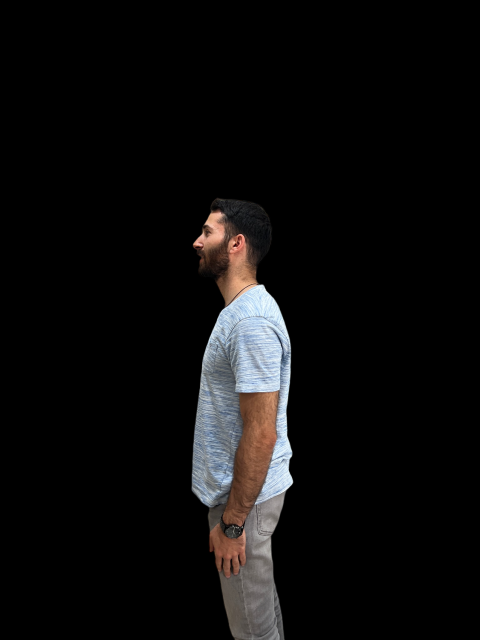
#> input picture data_manipulation/data_before_left_no_bg/IMG_0337-PhotoRoom.png-PhotoRoom.png, 959 x 1280 px (shown at 1/2 size); its folder holds only this picture in this run
$ python demo.py
#> lines starting #> are read from the running program, lines starting #| are printed output that depends on the picture
import os
import cv2
import numpy as np
from itertools import combinations
import imgaug.augmenters as iaa
from scipy.ndimage import gaussian_filter
from scipy.ndimage.interpolation import map_coordinates


def add_salt_pepper_noise(image, salt_prob, pepper_prob):
    """
    Add salt and pepper noise to image
    :param image: np.array of shape(height, width, channels)
    :param salt_prob: float, probability of salt noise
    :param pepper_prob: float, probability of pepper noise
    :return: np.array of shape(height, width, channels)
    """
    noisy_image = image.copy()
    total_pixels = image.size

    # Add salt noise
    num_salt = np.ceil(salt_prob * total_pixels).astype(int)
    salt_coords = [np.random.randint(0, i, int(num_salt)) for i in image.shape]
    noisy_image[salt_coords[0], salt_coords[1], salt_coords[2]] = 255

    # Add pepper noise
    num_pepper = np.ceil(pepper_prob * total_pixels).astype(int)
    pepper_coords = [np.random.randint(0, i, int(num_pepper)) for i in image.shape]
    noisy_image[pepper_coords[0], pepper_coords[1], pepper_coords[2]] = 0
    area = [1, 2, -1, -2]
    for i in area:
        try:
            noisy_image[pepper_coords[0]+i, pepper_coords[1]+i, pepper_coords[2]+i] = 0
            noisy_image[salt_coords[0]+i, salt_coords[1]+i, salt_coords[2]+i] = 1
        except:
            pass

    return noisy_image


def add_gaussian_noise(image, mean=0, std=10):
    """
    Add Gaussian noise to image
    :param image: np.array of shape(height, width, channels)
    :param mean: float, mean of the Gaussian distribution to generate noise
    :param std: float, standard deviation of the Gaussian distribution to generate noise
    :return: np.array of shape(height, width, channels)
    """
    gauss_noisy_image = image.copy()
    gaussian_noise = np.random.normal(mean, std, gauss_noisy_image.shape)
    gauss_noisy_image = gauss_noisy_image + gaussian_noise
    return gauss_noisy_image


def rotate_image(image, angle):
    """
    Rotate the image by a certain angle
    :param image: np.array of shape(height, width, channels)
    :param angle: float, rotation angle in degrees
    :return: np.array of shape(height, width, channels)
    """
    # get the image size
    height, width = image.shape[:2]

    # compute the rotation matrix
    rotation_matrix = cv2.getRotationMatrix2D((width / 2, height / 2), angle, 1)

    # perform the rotation
    rotated_image = cv2.warpAffine(image, rotation_matrix, (width, height))

    return rotated_image


# [9 lines left out: function adjust_pixel_values, not called in this run]


def apply_cutout(image, size):
    """
    Apply cutout (random erasing) augmentation to the image
    :param image: np.array of shape(height, width, channels)
    :param size: int or tuple of int, size of the cutout
    :return: np.array of shape(height, width, channels)
    """
    colors = [0, 50, 100, 150, 200, 255]  # Different grayscale intensities
    num_of_squares = 48
    num_of_iterations = num_of_squares // len(colors)
    cutout_image = image.copy()
    for i in range(len(colors)):
        color = colors[i]
        cutout = iaa.Cutout(nb_iterations=num_of_iterations, size=size, squared=True, fill_mode="constant", cval=color)
        cutout_image = cutout.augment_image(cutout_image)
    return cutout_image


# [20 lines left out: function apply_elastic_transform, not called in this run]


# specify your path
path = 'data_before_left_no_bg/'

new_path = 'data_after_left_no_bg/'

# get a list of all the image file names in the directory
image_files = os.listdir(path)

orig_images = []

# loop over each file
counter = 0

for image_file in image_files:
    # construct the full file path
    per_image_counter = 0
    file_path = os.path.join(path, image_file)

    # read the image file
    image = cv2.imread(file_path)
#> image is the input picture: shape (1280, 959, 3); mean B, G, R 12.6, 12.6, 13.3
    image = cv2.resize(image,(256,256))
#> image: shape (256, 256, 3)
    new_file_path = os.path.join(new_path, 'original_' + image_file)
    success = cv2.imwrite(new_file_path, image)
    per_image_counter +=1
    orig_images.append(image)
    # apply the image manipulations
    # apply a Gaussian blur with a 7x7 kernel
    sizes = [5,7,9,11,13,15,17,19]
    for size in sizes:
        blurred_image = cv2.GaussianBlur(image, (size, size), 0)
        new_file_path = os.path.join(new_path, f'blurred_image_{size}_{image_file}.jpg')
        success = cv2.imwrite(new_file_path, blurred_image)
        per_image_counter +=1
#> this loop made 8 passes
#> pass 1, `blurred_image = cv2.GaussianBlur(image, (size, size), 0)`:
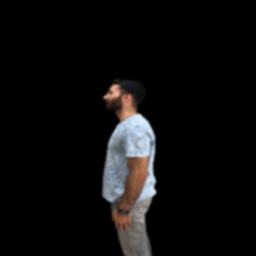
#> blurred_image: shape (256, 256, 3); mean B, G, R 12.6, 12.6, 13.3
#> after the loop, per_image_counter = 9

    # increase the contrast of the image by scaling pixel values by a factor of 1.5
    contrast_image = cv2.convertScaleAbs(image, alpha=2, beta=0)
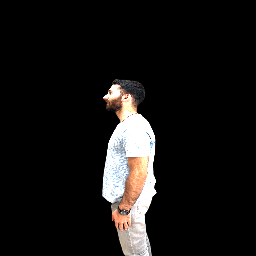
#> contrast_image: shape (256, 256, 3); mean B, G, R 19.7, 20.6, 22.1
    new_file_path = os.path.join(new_path, f'contrast_image_{image_file}.jpg')
    cv2.imwrite(new_file_path, contrast_image)
    per_image_counter +=1
#> per_image_counter = 10

    # increase the brightness of the image by adding 80 to pixel values
    bright_image = cv2.convertScaleAbs(image, alpha=1, beta=80)
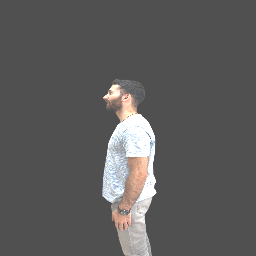
#> bright_image: shape (256, 256, 3); mean B, G, R 91.4, 91.8, 92.7
    new_file_path = os.path.join(new_path, f'bright_image_{image_file}.jpg')
    cv2.imwrite(new_file_path, bright_image)
    per_image_counter +=1
#> per_image_counter = 11

    # rotate the image by a small angle
    angles = [3,6,-3,-6,9,-9]
    for angle in angles:
        rotated_image = rotate_image(image, angle)  # 6 degrees, for example
        new_file_path = os.path.join(new_path, f'rotated_image_{angle}_{image_file}.jpg')
        cv2.imwrite(new_file_path, rotated_image)
        per_image_counter +=1
#> this loop made 6 passes
#> pass 1, in rotate_image, `rotated_image = cv2.warpAffine(image, rotation_matrix, (width, height))`:
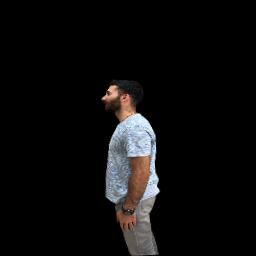
#> rotated_image: shape (256, 256, 3); mean B, G, R 12.6, 12.6, 13.3
#> after the loop, per_image_counter = 17

    # add salt and pepper noise with a probability of 0.08 for both
    probabilities = [0.01,0.02,0.03,0.04,0.05]
    for prob_a in probabilities:
        for prob_b in probabilities:
            salt_pepper_image = add_salt_pepper_noise(image, prob_a, prob_b)
            new_file_path = os.path.join(new_path, f'salt_pepper_image_{prob_a}_{prob_b}_{image_file}.jpg')
            cv2.imwrite(new_file_path, salt_pepper_image)
            per_image_counter +=1
            break
#> after the loop, per_image_counter = 22

    # add Gaussian noise with a mean of 0 and a standard deviation of
    stds = [25,50,75,100]
#> stds = [25, 50, 75, 100]
    for std in stds:
        gaussian_image = add_gaussian_noise(image, 0, std)
        new_file_path = os.path.join(new_path, f'gaussian_image_{std}_{image_file}.jpg')
        cv2.imwrite(new_file_path, gaussian_image)
        per_image_counter +=1
#> this loop made 4 passes
#> std on passes 1 to 4: 25, 50, 75, 100
#> pass 1, in add_gaussian_noise, `gauss_noisy_image = gauss_noisy_image + gaussian_noise`:
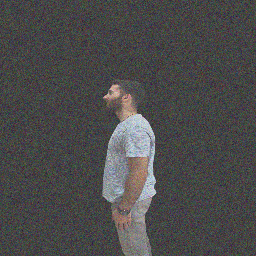
#> gauss_noisy_image: shape (256, 256, 3) float64; mean B, G, R 12.6, 12.5, 13.4; drawn with min black and max white
#> pass 1, `cv2.imwrite(new_file_path, gaussian_image)`:
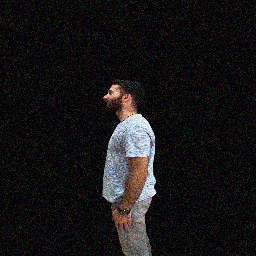
#> saved as gaussian_image_25_IMG_0337-PhotoRoom.png-PhotoRoom.png.jpg: shape (256, 256, 3); mean B, G, R 21.5, 21.5, 22.3
#> pass 2, in add_gaussian_noise (call 2), `gaussian_noise = np.random.normal(mean, std, gauss_noisy_image.shape)`:
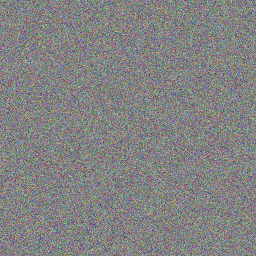
#> gaussian_noise: shape (256, 256, 3) float64; mean B, G, R 0, 0.2, 0.3; drawn with min black and max white
#> after the loop, per_image_counter = 26

    # # apply pixel value adjustment
    # adjusted_image = adjust_pixel_values(image, 70)  # increase pixel values by 50
    # new_file_path = os.path.join(new_path, f'adjusted_image_{image_file}.jpg')
    # cv2.imwrite(new_file_path, adjusted_image)

    # apply cutout
    cut = [0.03,0.05,0.07]
    for size in cut:
#> (the run stopped early here; a loop or call above may not have finished)

$ run again, on data_manipulation/data_before_left_no_bg/IMG_0361-PhotoRoom.png-PhotoRoom.png
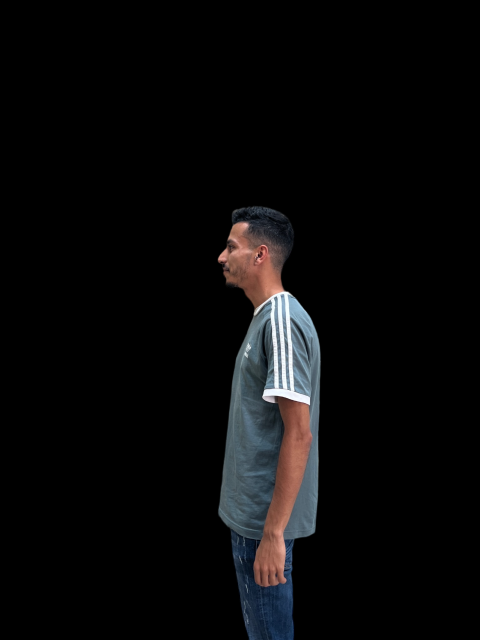
#> input picture data_manipulation/data_before_left_no_bg/IMG_0361-PhotoRoom.png-PhotoRoom.png, 959 x 1280 px (shown at 1/2 size)
#> image is the input picture: shape (1280, 959, 3); mean B, G, R 9.9, 9.4, 9.7
#> image: shape (256, 256, 3)
#> after the loop `for size in sizes:`: per_image_counter = 9
#> `per_image_counter +=1`: per_image_counter = 10
#> `per_image_counter +=1`: per_image_counter = 11
#> the loop `for angle in angles:` made 6 passes
#> pass 1, in rotate_image, `rotated_image = cv2.warpAffine(image, rotation_matrix, (width, height))`:
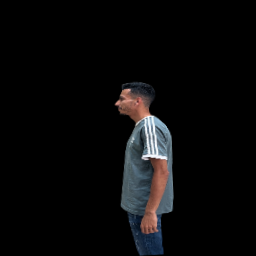
#> rotated_image: shape (256, 256, 3); mean B, G, R 9.9, 9.4, 9.7
#> after the loop `for angle in angles:`: per_image_counter = 17
#> after the loop `for prob_a in probabilities:`: per_image_counter = 22
#> stds = [25, 50, 75, 100]
#> the loop `for std in stds:` made 4 passes
#> std on passes 1 to 4: 25, 50, 75, 100
#> pass 1, `cv2.imwrite(new_file_path, gaussian_image)`:
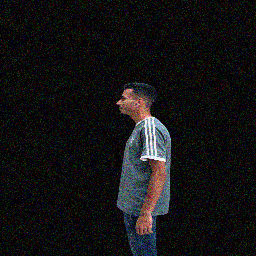
#> saved as gaussian_image_25_IMG_0361-PhotoRoom.png-PhotoRoom.png.jpg: shape (256, 256, 3); mean B, G, R 18.8, 18.3, 18.7
#> after the loop `for std in stds:`: per_image_counter = 26
